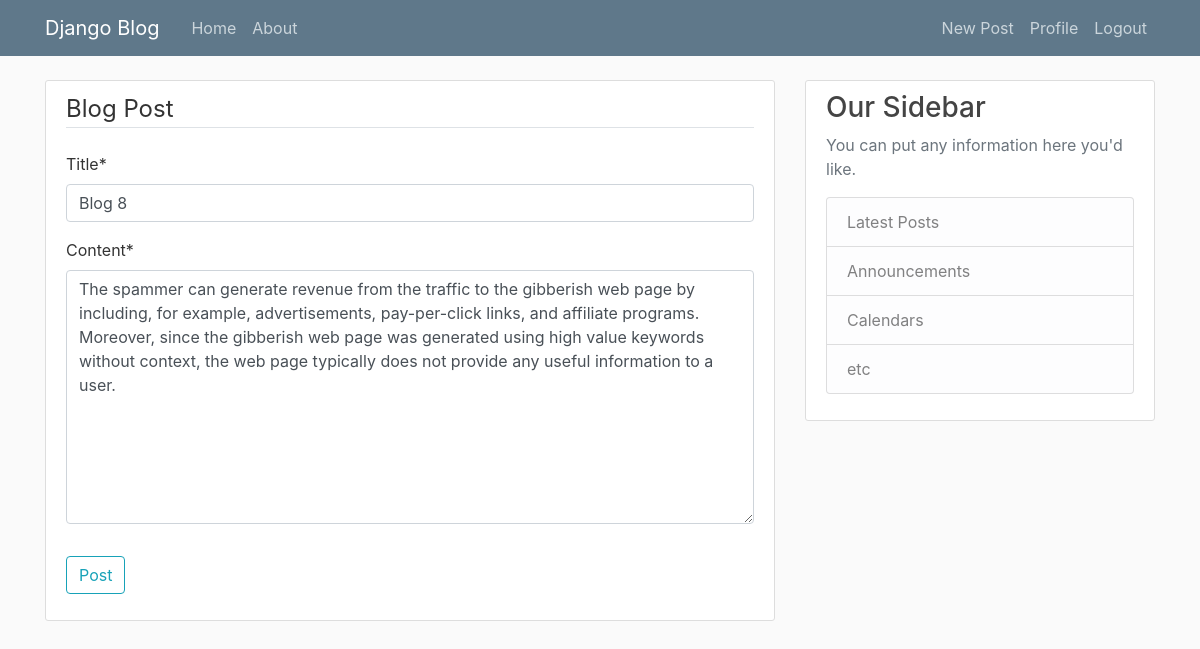
The app's page /post/9/update (signed in) with its own data.
### blog/models.py (models this page shows, shortened)
class Post(models.Model):
    title = models.CharField(max_length=100)
    content = models.TextField()
    date_posted = models.DateField(default=timezone.now)
    author = models.ForeignKey(User,on_delete=models.CASCADE)

### blog/views.py (the view, shortened to what this page needs)
# urls.py: path('post/<int:pk>/update',PostUpdateView.as_view(),name='post-update'),
class PostUpdateView(LoginRequiredMixin, UserPassesTestMixin, UpdateView):
    model = Post
    fields = ['title','content']
    def test_func(self):
        post = self.get_object()
        if self.request.user == post.author:
            return True
        return False

### blog/templates/blog/post_form.html (shortened to what this page needs)
{% extends "blog/base.html" %}
{% load crispy_forms_tags %}
{% block content %}
    <div class="content-section">
        <form method="POST">
            <fieldset class="form-group">
                <legend class="border-bottom mb-4">Blog Post</legend>
                {{ form|crispy }}
            </fieldset>
            <div class="form-group">
                <button class="btn btn-outline-info" type="submit">Post</button>
            </div>
        </form>
    </div>
{% endblock content %}

### blog/static/blog/main.css (style rules this page uses)
body { background: #fafafa; color: #333333; margin-top: 5rem; }
.content-section { background: #ffffff; padding: 10px 20px; border: 1px solid #dddddd; border-radius: 3px; margin-bottom: 20px; }

### records on screen
Post: title "Blog 8", content "The spammer can generate revenue from the traffic to the gibberish web page by including, for example, advertisements, pay-per-click links, and affiliate programs. Moreover, since the gibberish web page was generated using high value keywords without context, the web page typically does not provide any useful information to a user."
